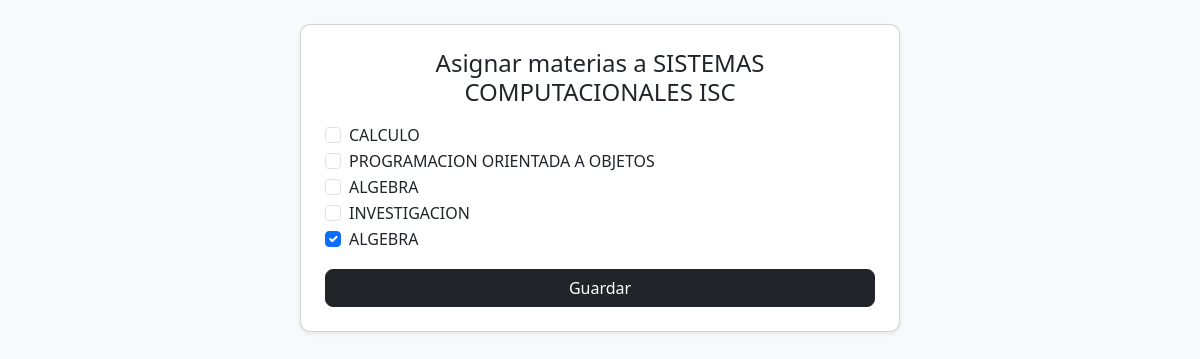
The page /alumnos/carreras/7/materias/ on the database its author committed.
### alumnos/models.py (models this page shows, shortened)
class Carrera(models.Model):
    nombre = models.CharField(max_length=100)

class Materia(models.Model):
    nombre = models.CharField(max_length=100)
    clave = models.CharField(max_length=20)
    carreras = models.ManyToManyField(Carrera)
    maestro = models.ForeignKey(Maestro, on_delete=models.CASCADE, null=True, blank=True)

### alumnos/views.py (the view)
# urls.py: path('carreras/<int:carrera_id>/materias/', views.asignar_materias_carrera, name='asignar_materias_carrera'),
def asignar_materias_carrera(request, carrera_id):
    carrera = get_object_or_404(Carrera, id=carrera_id)
    materias = Materia.objects.all()
    if request.method == 'POST':
        materias_ids = request.POST.getlist('materias')
        carrera.materia_set.set(materias_ids)  # 🔥 relación
        return redirect('lista_carreras')  # o donde quieras
    return render(request, 'alumnos/asignar_materias.html', {
        'carrera': carrera,
        'materias': materias,
        'materias_asignadas': carrera.materia_set.all()
    })

### alumnos/context_processors.py (called while the page is built)
def roles_usuario(request):
    user = request.user
    if user.is_authenticated:
        return {
            'es_admin': user.is_superuser or user.groups.filter(name='admin').exists(),
            'es_maestro': user.groups.filter(name='maestro').exists(),
            'es_alumno': user.groups.filter(name='alumno').exists(),
        }
    return {}

### alumnos/templates/alumnos/asignar_materias.html (shortened to what this page needs)
{% extends 'base.html' %}
{% block content %}
<div class="card p-4 shadow-sm" style="max-width: 600px; margin:auto;">
    <h4 class="mb-3 text-center">
        Asignar materias a {{ carrera.nombre }}
    </h4>
    <form method="POST">
        {% for materia in materias %}
            <div class="form-check">
                <input class="form-check-input" type="checkbox"
                       name="materias"
                       value="{{ materia.id }}"
                       {% if materia in materias_asignadas %}checked{% endif %}>
                <label class="form-check-label">
                    {{ materia.nombre }}
                </label>
            </div>
        {% endfor %}
        <button class="btn btn-dark w-100 mt-3">
            Guardar
        </button>
    </form>
</div>
{% endblock %}

### alumnos/templates/base.html (style rules this page uses)
body { background-color: #f8f9fa; }
.card { border-radius: 10px; }
.btn { border-radius: 8px; }

### rows shown on the page
Carrera: nombre "SISTEMAS COMPUTACIONALES ISC"
Materia: nombre "CALCULO"
Materia: nombre "PROGRAMACION ORIENTADA A OBJETOS"
Materia: nombre "ALGEBRA"
Materia: nombre "INVESTIGACION"
Materia: materias "☑", nombre "ALGEBRA"
